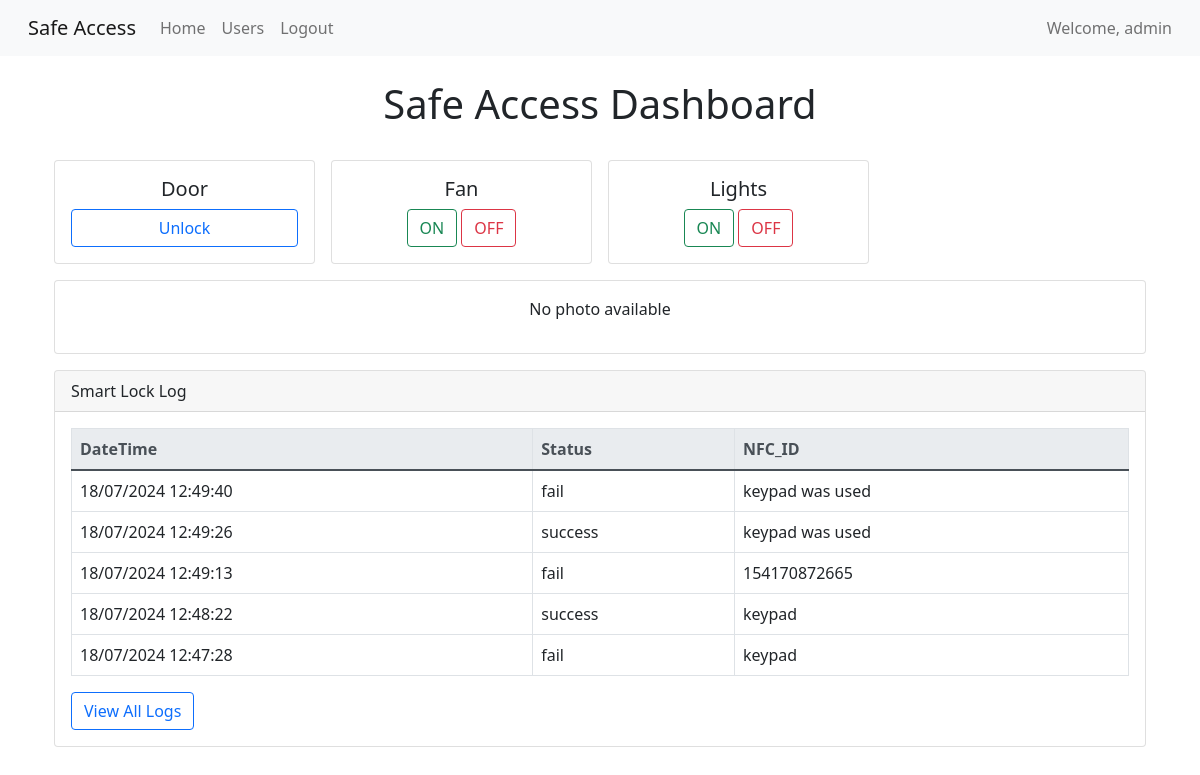
Screenshot of / (signed in) with the database file from the repository.
### models.py (models this page shows, shortened)
class User(db.Model, UserMixin):
    __tablename__ = 'user'
    id = db.Column(db.Integer, primary_key=True)
    name = db.Column(db.String(150), nullable=False)
    username = db.Column(db.String(150), unique=True, nullable=False)
    password_hash = db.Column(db.String(150), nullable=False)
    nfc_tags = db.relationship('NfcTag', backref='user', lazy=True)

class DoorLog(db.Model):
    __tablename__ = 'door_log'
    id = db.Column(db.Integer, primary_key=True)
    nfc_id = db.Column(db.Integer, db.ForeignKey('nfc_tag.nfc_id'), nullable=False)
    timestamp = db.Column(db.DateTime, default=datetime.utcnow, nullable=False)
    status = db.Column(db.String(150), nullable=False)

### app.py (the view)
@app.route('/')
@login_required
def index():
    num_users = User.query.count()
    door_logs = DoorLog.query.order_by(DoorLog.timestamp.desc()).limit(5).all()
    latest_log = DoorbellLog.query.order_by(desc(DoorbellLog.timestamp)).first()
    if latest_log:
        latest_photo = {
            'image': latest_log.image,
            'timestamp': latest_log.timestamp.strftime('%Y-%m-%d %H:%M:%S')
        }
    else:
        latest_photo = None
    return render_template('index.html', num_users=num_users, door_logs=door_logs, latest_photo=latest_photo)

### app.py (called while the page is built)
@login_manager.user_loader
def load_user(user_id):
    return User.query.get(int(user_id))

@app.context_processor
def inject_user():
    return dict(current_user=current_user)

### templates/index.html (shortened to what this page needs)
{% extends "base.html" %}
{% block content %}
    <div class="container">
        <h1 class="text-center">Safe Access Dashboard</h1>
        <div class="row my-3 g-3">
            <div class="col-md-3 col-sm-6">
                <div class="card h-100 text-center">
                    <div class="card-body d-flex flex-column justify-content-center">
                        <h5 class="card-title">Door</h5>
                        <a class="btn btn-outline-primary mt-auto" href="{{ url_for('send_data', client='door', message='unlock') }}">Unlock</a>
                    </div>
                </div>
            </div>
            <div class="col-md-3 col-sm-6">
                <div class="card h-100 text-center">
                    <div class="card-body d-flex flex-column justify-content-center">
                        <h5 class="card-title">Fan</h5>
                        <div class="mt-auto">
                            <a class="btn btn-outline-success" href="{{ url_for('send_data', client='light&fan', message='fan_on') }}">ON</a>
                            <a class="btn btn-outline-danger" href="{{ url_for('send_data', client='light&fan', message='fan_off') }}">OFF</a>
                        </div>
                    </div>
                </div>
            </div>
            <div class="col-md-3 col-sm-6">
                <div class="card h-100 text-center">
                    <div class="card-body d-flex flex-column justify-content-center">
                        <h5 class="card-title">Lights</h5>
                        <div class="mt-auto">
                            <a class="btn btn-outline-success" href="{{ url_for('send_data', client='light&fan', message='light_on') }}">ON</a>
                            <a class="btn btn-outline-danger" href="{{ url_for('send_data', client='light&fan', message='light_off') }}">OFF</a>
                        </div>
                    </div>
                </div>
            </div>
        </div>
        <div class"row my-3">
            <div class="card h-100 text-center">
                <div class="card-body d-flex flex-column justify-content-center">
                    {% if latest_photo %}
                        <img id="latestPhoto" src="{{ latest_photo.image }}" alt="Latest doorbell photo" style="max-width: 100%;">
                        <p id="timestamp">Timestamp: {{ latest_photo.timestamp }}</p>
                    {% else %}
                        <p>No photo available</p>
                    {% endif %}
                </div>
            </div>
        </div>
        <div class="row my-3">
            <div class="col-12">
                <div class="card">
                    <div class="card-header">
                        Smart Lock Log
                    </div>
                    <div class="card-body">
                        <table class="table table-bordered" id="door_attempt_table">
                            <thead class="thead-light">
                            <tr>
                                <th scope="col">DateTime</th>
                                <th scope="col">Status</th>
                                <th scope="col">NFC_ID</th>
                            </tr>
                            </thead>
                            <tbody>
                            {% for log in door_logs %}
                                <tr>
                                    <td>{{ log.timestamp.strftime('%d/%m/%Y %H:%M:%S') }}</td>
                                    <td>{{ log.status }}</td>
                                    <td>{{ log.nfc_id }}</td>
                                </tr>
                            {% endfor %}
                            </tbody>
                        </table>
                        <a href="{{ url_for('logs') }}" class="btn btn-outline-primary">View All Logs</a>
                    </div>
                </div>
            </div>
        </div>
    </div>
{% endblock %}

### templates/base.html (shortened to what this page needs)
<!DOCTYPE html>
<html lang="en">
<head>
    <link rel="stylesheet" type="text/css" href="{{ url_for('static', filename='css/bootstrap/bootstrap.min.css') }}">
</head>
<body>
<nav class="navbar navbar-expand-lg navbar-light bg-light">
    <div class="container-fluid">
        <a class="navbar-brand" href="{{ url_for('index') }}">Safe Access</a>
        <div class="collapse navbar-collapse justify-content-between" id="navbarNav">
            <ul class="navbar-nav">
                {% if current_user.is_authenticated %}
                    <li class="nav-item"><a class="nav-link" href="{{ url_for('index') }}">Home</a></li>
                    <li class="nav-item"><a class="nav-link" href="{{ url_for('manage_users') }}">Users</a></li>
                    <li class="nav-item"><a class="nav-link" href="{{ url_for('logout') }}">Logout</a></li>
                {% else %}
                    <li class="nav-item"><a class="nav-link" href="{{ url_for('login') }}">Login</a></li>
                {% endif %}
            </ul>
            {% if current_user.is_authenticated %}
                <span class="navbar-text">
                    Welcome, {{ current_user.username }}
                </span>
            {% endif %}
        </div>
    </div>
</nav>
<div class="container mt-4">
    {% block content %}{% endblock %}
</div>
<link href="https://cdn.jsdelivr.net/npm/bootstrap@5.0.2/dist/css/bootstrap.min.css" rel="stylesheet"
>
</body>
</html>

### rows the page displays
User: username "admin"
DoorLog: timestamp "18/07/2024 12:49:40", status "fail", nfc_id "keypad was used"
DoorLog: timestamp "18/07/2024 12:49:26", status "success", nfc_id "keypad was used"
DoorLog: timestamp "18/07/2024 12:49:13", status "fail", nfc_id "154170872665"
DoorLog: timestamp "18/07/2024 12:48:22", status "success", nfc_id "keypad"
DoorLog: timestamp "18/07/2024 12:47:28", status "fail", nfc_id "keypad"
